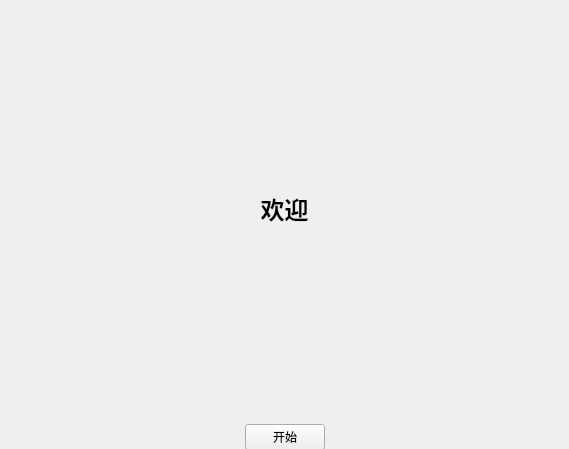
<?xml version="1.0" encoding="UTF-8"?>
<ui version="4.0">
 <class>Form</class>
 <widget class="QWidget" name="Form">
  <property name="geometry">
   <rect>
    <x>0</x>
    <y>0</y>
    <width>569</width>
    <height>449</height>
   </rect>
  </property>
  <property name="windowTitle">
   <string>Form</string>
  </property>
  <widget class="QWidget" name="verticalLayoutWidget">
   <property name="geometry">
    <rect>
     <x>-1</x>
     <y>-1</y>
     <width>571</width>
     <height>451</height>
    </rect>
   </property>
   <layout class="QVBoxLayout" name="verticalLayout">
    <item>
     <widget class="QLabel" name="label">
      <property name="text">
       <string>&lt;h1&gt;欢迎&lt;/h1&gt;</string>
      </property>
      <property name="alignment">
       <set>Qt::AlignCenter</set>
      </property>
     </widget>
    </item>
    <item>
     <layout class="QHBoxLayout" name="horizontalLayout_4">
      <item>
       <spacer name="horizontalSpacer">
        <property name="orientation">
         <enum>Qt::Horizontal</enum>
        </property>
        <property name="sizeHint" stdset="0">
         <size>
          <width>40</width>
          <height>20</height>
         </size>
        </property>
       </spacer>
      </item>
      <item>
       <widget class="QPushButton" name="pushButton">
        <property name="text">
         <string>开始</string>
        </property>
       </widget>
      </item>
      <item>
       <spacer name="horizontalSpacer_2">
        <property name="orientation">
         <enum>Qt::Horizontal</enum>
        </property>
        <property name="sizeHint" stdset="0">
         <size>
          <width>40</width>
          <height>20</height>
         </size>
        </property>
       </spacer>
      </item>
     </layout>
    </item>
   </layout>
  </widget>
 </widget>
 <resources/>
 <connections/>
</ui>
